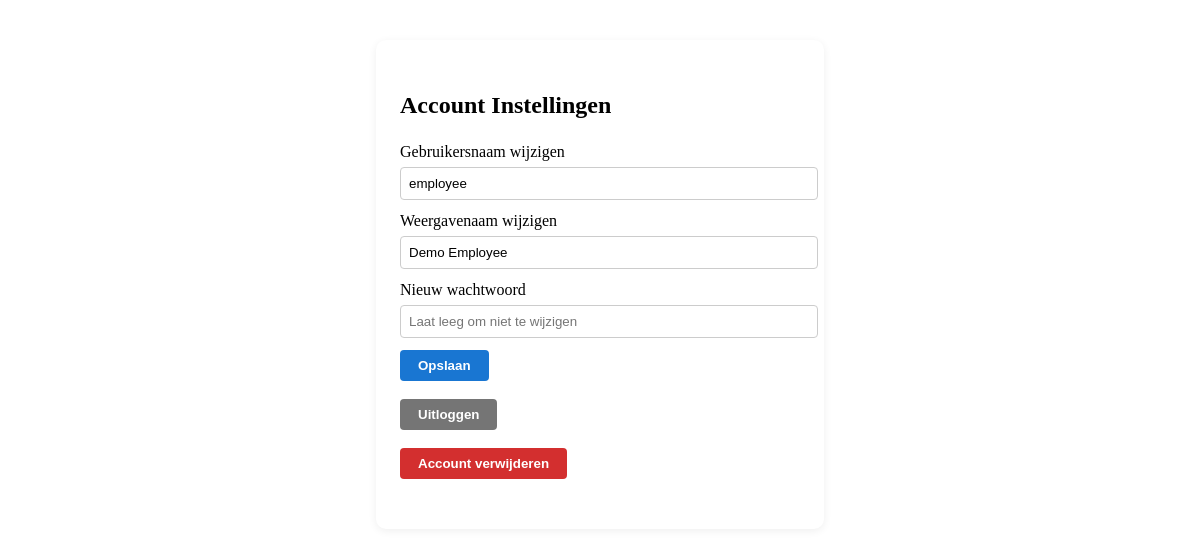
Page /settings (signed in) on the earlier database version.
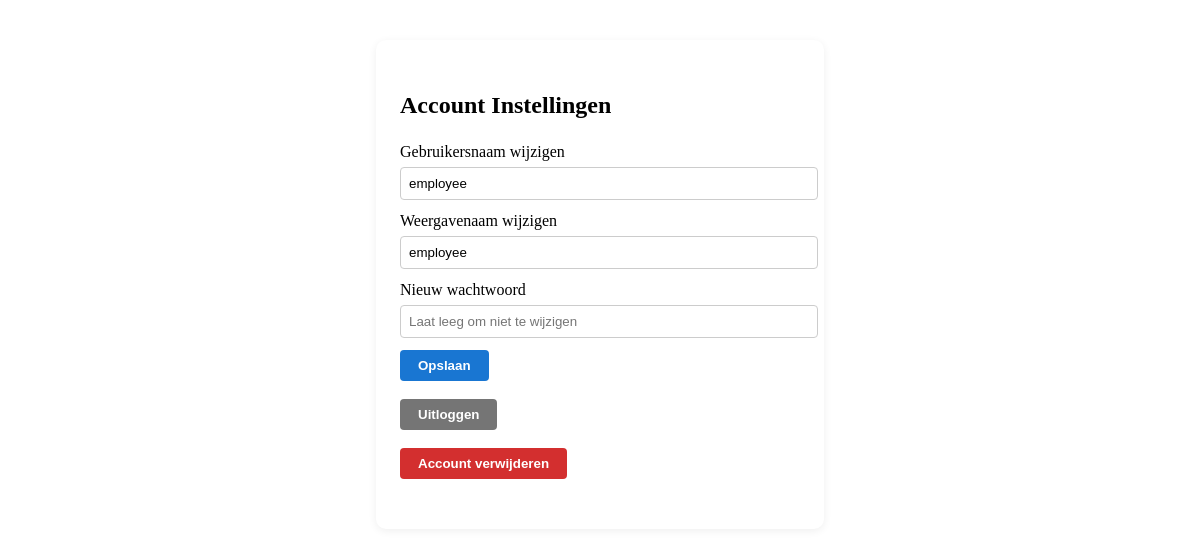
Same page on the later database version.
### tables this page shows
CREATE TABLE users (
  id INTEGER PRIMARY KEY AUTOINCREMENT,
  username TEXT NOT NULL UNIQUE,
  password TEXT NOT NULL,
  role TEXT NOT NULL,
  display_name TEXT
);

### server.py (the view)
@app.route('/settings', methods=['GET'])
def settings():
    user_id = session.get('user_id')
    if not user_id:
        flash('Niet ingelogd.')
        return redirect(url_for('login'))
    conn = get_db_connection()
    user = conn.execute('SELECT * FROM users WHERE id = ?', (user_id,)).fetchone()
    conn.close()
    if not user:
        flash('Gebruiker niet gevonden.')
        return redirect(url_for('login'))
    return render_template('settings.html', user=user)

### server.py (called while the page is built)
def get_db_connection():
    conn = sqlite3.connect(str(DB_PATH))
    conn.row_factory = sqlite3.Row
    return conn

### Templates/settings.html (shortened to what this page needs)
<!DOCTYPE html>
<html lang="en">
<head>
    <link rel="stylesheet" href="{{ url_for('styles', filename='settings.css') }}">
</head>
<body>
    <div class="settings-container">
        <h2>Account Instellingen</h2>
        <form method="post" action="{{ url_for('edit_account') }}">
            <label for="username">Gebruikersnaam wijzigen</label>
            <input type="text" id="username" name="username" value="{{ user.username }}" required>
            <label for="display_name">Weergavenaam wijzigen</label>
            <input type="text" id="display_name" name="display_name" value="{{ user.display_name }}" required>
            <label for="password">Nieuw wachtwoord</label>
            <input type="password" id="password" name="password" placeholder="Laat leeg om niet te wijzigen">
            <button type="submit">Opslaan</button>
        </form>
        <form method="post" action="{{ url_for('logout') }}">
            <button type="submit" class="logout">Uitloggen</button>
        </form>
        <form method="post" action="{{ url_for('delete_account') }}" onsubmit="return confirm('Weet je zeker dat je je account wilt verwijderen? Dit kan niet ongedaan worden gemaakt.');">
            <button type="submit" class="danger">Account verwijderen</button>
        </form>
    </div>
</body>
</html>

Differences in the rows shown:
changed users "employee": display_name "Demo Employee" → "employee"
